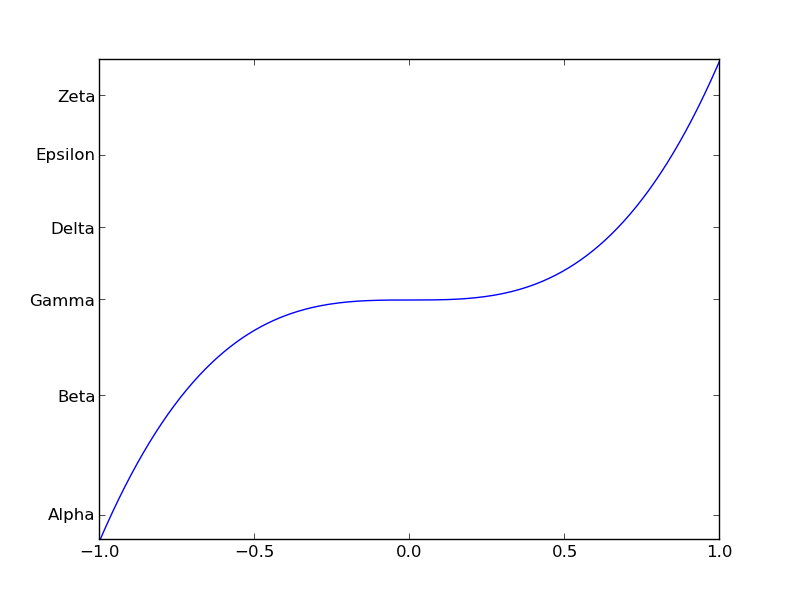

The script that saved this image:
import matplotlib.pyplot as pyplot

# plotdata is a local module for our convenience
import plotdata

# x and y are lits of floating point numbers
x = plotdata.data01x
y = plotdata.data01y

# Arbitrary y-ticks
pyplot.yticks([-0.9, -0.4, 0.0, 0.3, 0.6, 0.85], ['Alpha', 'Beta', 'Gamma', 'Delta', 'Epsilon', 'Zeta'])

# Plot y against x
pyplot.plot(x,y)

pyplot.savefig('example01d.png')
